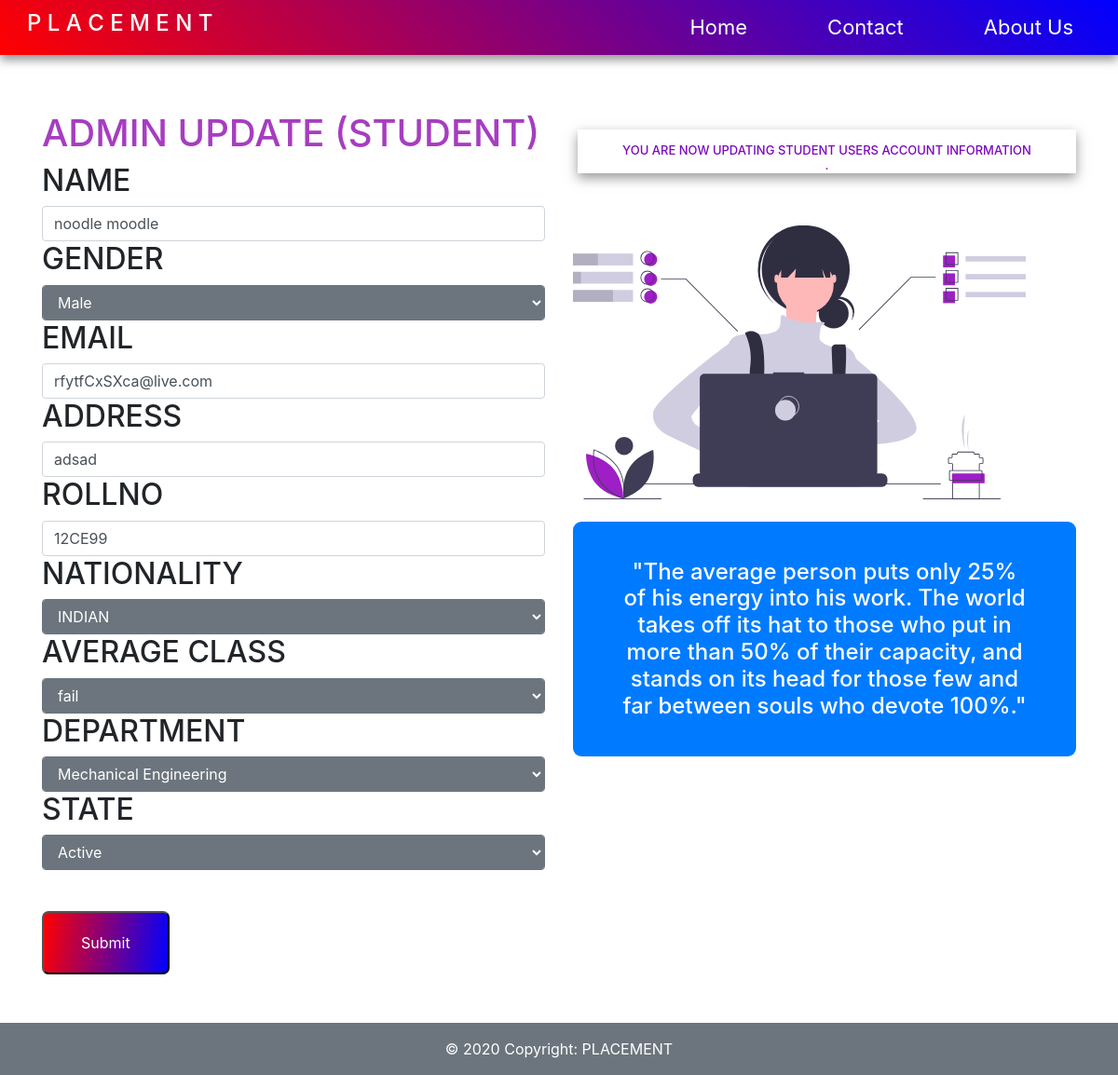
The page /placement/student_update_admin_page.php?id=28 on the database its author committed.
### tables this page shows
CREATE TABLE `student` (
  `id` int(100) NOT NULL,
  `username` varchar(100) NOT NULL,
  `pass` varchar(100) NOT NULL,
  `sex` enum('male','female') NOT NULL,
  `name` varchar(100) NOT NULL,
  `email` varchar(100) NOT NULL,
  `address` varchar(100) NOT NULL,
  `rollno` varchar(100) NOT NULL,
  `nationality` enum('indian','other') NOT NULL,
  `avg_class` enum('fail','first class','second class','distinction') NOT NULL,
  `department` enum('mechanical','electronics','computers','automobile','medical electronics') NOT NULL,
  `usertype` varchar(100) NOT NULL,
  `state` enum('active','inactive') NOT NULL
);

### placement/student_update_admin_page.php (the view, shortened to what this page needs)
<?php
include('includes/db.php');
$id=$_GET['id'];
$s = "select * from  student where id='$id'";
$s_result = mysqli_query($con, $s);
while($row = mysqli_fetch_array($s_result))
{
    $name = $row['name'];
    $email = $row['email'];
$rollno = $row['rollno'];
$department = $row['department'];
$avg_class = $row['avg_class'];
$address = $row['address'];
$sex = $row['sex'];
$nationality = $row['nationality'];
$state = $row['state'];
}
?>
<!DOCTYPE html>
<html lang="en">
<head>
    <link rel="stylesheet" href="styles/style.css">
    <link rel="stylesheet" href="css/bootstrap.min.css">
    <link rel="stylesheet" href="https://maxcdn.bootstrapcdn.com/bootstrap/4.0.0/css/bootstrap.min.css">
    <link href="https://stackpath.bootstrapcdn.com/font-awesome/4.7.0/css/font-awesome.min.css" rel="stylesheet" >
</head>
<body>
    <nav class="navbar navbar-expand-lg " id="navbar-id">
  <h4 class="ml-3">P L A C E M E N T</h4>
  <div class="collapse navbar-collapse" id="nav-collapse">
    <ul class="navbar-nav ml-auto">
      <li class="nav-item active">
        <a class="nav-link active" href="index.php">Home </a>
      </li>
      <li class="nav-item">
        <a class="nav-link" href="contact.php">Contact</a>
      </li>
      <li class="nav-item">
        <a class="nav-link " href="about.php" >About Us</a>
      </li>
    </ul>
  </div>
</nav>
        <section id="content">
        <div class="container  ">
        <div class="row">
        <div class="col-12 col-md-4 col-lg-6   left-side tex-center mb-2">
           <form action="update_student.php" method="POST">
                <h1 class="login-head">ADMIN UPDATE (STUDENT)</h1>
                <h2>NAME</h2>
                <input type="text"  class="form-control " name="name" value="<?php echo $name ?>" placeholder="<?php echo $name ?>"  >
                <h2>GENDER</h2>
                 <select name="sex"  class="form-control btn-secondary "value="<?php echo $sex ?>" placeholder="<?php echo $sex ?>">
                    <option value="male">Male</option>
                </select>
                <h2>EMAIL</h2>
                <input type="text"  class="form-control " name="email" value="<?php echo $email ?>" placeholder="<?php echo $email ?>" >
                <h2>ADDRESS</h2>
                <input type="text"   class="form-control "name="address" value="<?php echo $address ?>" placeholder="<?php echo $address ?>" >
                <h2>ROLLNO</h2>
                <input type="text"  class="form-control " name="rollno" value="<?php echo $rollno ?>" placeholder="<?php echo $rollno ?>" >
                <h2>NATIONALITY</h2>
                 <select name="nationality"  class="form-control btn-secondary " value="<?php echo $nationality ?>"  placeholder="<?php echo $nationality ?>">
                    <option value="indian">INDIAN</option>
                </select>
                <h2>AVERAGE CLASS</h2>
                 <select name="avg_class"  class="form-control btn-secondary " value="<?php echo $avg_class ?>" placeholder="<?php echo $avg_class ?>">
                    <option value="fail">fail</option>
                </select>
                <h2>DEPARTMENT</h2>
                 <select name="department"  class="form-control btn-secondary "value="<?php echo $department?>" placeholder="<?php echo $department?>">
                    <option value="mechanical">Mechanical Engineering</option>
                </select>
                <h2>STATE</h2>
                 <select name="state"  class="form-control btn-secondary "value="<?php echo $state?>" placeholder="<?php echo $state?>">
                    <option value="active">Active</option>
                 </select>
                <br>
<input style="background-color:rgba(0, 0, 0, 0.014);"type="submit"  name="UPDATE" class="bt-login">
            </form>
         <br>
        </div>
        <div class=" col-12 col-md-6 right-side">
        <h3 class="sign-tag-line"> <br>YOU ARE NOW UPDATING STUDENT USERS ACCOUNT INFORMATION <br>.</h3>
        <img src="images/student_img.svg" class="img-fluid mt-5 ml-2s student_img" alt="Responsive image">
        <h4 class="login-head btn-primary  mt-4 ml-2s text-center " style="border-radius:9px; padding:40px 50px;">"The average person puts only 25% of his energy into his work.
The world takes off its hat to those who put in more than 50% of their capacity,
and stands on its head for those few and far between souls who devote 100%."</h5>
</div>
        </div>
        </div>
<footer class="page-footer font-small footer btn-secondary ">
  <div class="footer-copyright text-center py-3">
    © 2020 Copyright: PLACEMENT
  </div>
</footer>
</body>
</html>

### placement/styles/style.css (style rules this page uses)
* { -webkit-box-sizing: border-box; box-sizing: border-box; margin: 0px; padding: 0px; }
body { font-family: 'Lucida Sans', 'Lucida Sans Regular', 'Lucida Grande', 'Lucida Sans Unicode', Geneva, Verdana, sans-serif; }
.navbar { background-image: linear-gradient(45deg, red, blue); -webkit-box-shadow: 0px 5px 10px rgba(112, 112, 112, 0.781); box-shadow: 0px 5px 10px rgba(112, 112, 112, 0.781); padding: 5px !important; }
h4 { color: white; padding: 6px 8px; }
.navbar-nav li { padding: 0px 35px; }
.navbar-nav li a { color: white; font-size: 22px; padding: 0px 10px; float: right; }
.bt-login { color: white; margin-top: 20px !important; padding: 20px 40px; border-radius: 7px !important; cursor: pointer; background-image: linear-gradient(98deg, red, blue); }
#content { width: 100%; }
.container { padding: 20px; width: 100%; margin-top: 40px; }
.left-side { width: 80% !important; -webkit-column-gap: 20px; column-gap: 20px; }
.right-side { width: 100% !important; padding: 20px 20px; -webkit-column-gap: 20px; column-gap: 20px; }
.login-head { color: #a63dc0; }
h3 { color: #5f5f5f; font-size: 18px; }
.sign-tag-line { color: #7c08be; margin-left: 5px; -webkit-box-shadow: 0px 5px 12px rgba(77, 76, 76, 0.582); box-shadow: 0px 5px 12px rgba(77, 76, 76, 0.582); text-align: center; font-size: 13px; }
.img-fluid { margin-top: 19px; width: 85%; }
.student_img { width: 90%; }
.footer { background-color: 48; }

### placement/student_update_admin_page.php (style rules this page uses)
h4 { color:white }

### rows shown on the page
student: name "noodle moodle", sex "Male", email "rfytfCxSXca@live.com", address "adsad", rollno "12CE99", nationality "INDIAN", avg_class "fail", department "Mechanical Engineering", state "Active"
